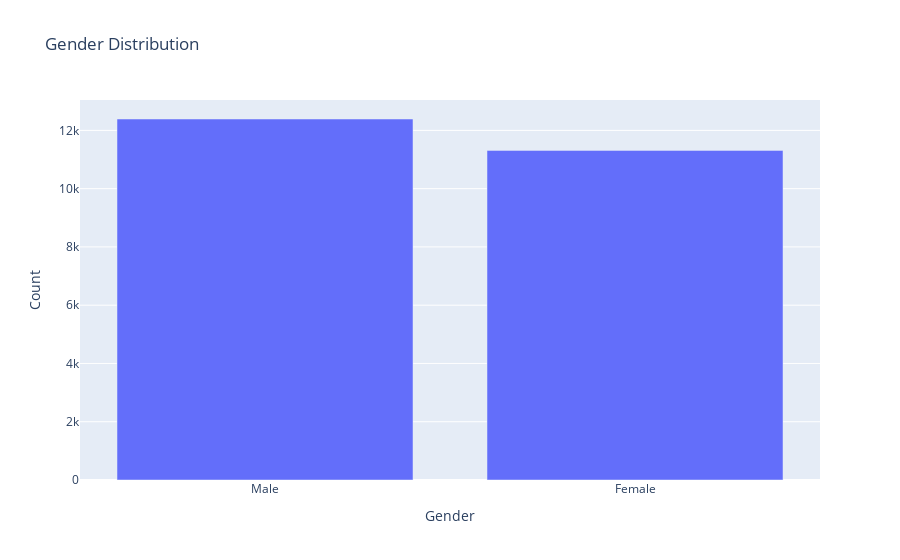

The cell this chart's notebook holds for it:
### Code cell
gender_counts = df['gender'].value_counts().reset_index()
gender_counts.columns = ['gender', 'count']

gender_counts['gender'] = gender_counts['gender'].replace({0: 'Male', 1: 'Female'})

fig = px.bar(gender_counts, x='gender', y='count', title='Gender Distribution', labels={'count':'Count', 'gender':'Gender'})
fig.show()

### Figure 1 — Plotly figure (JSON) as saved in the notebook; plotly's stock layout.template omitted (floating-point values rounded to 4 significant figures)
{"data": [{"alignmentgroup": "True", "hovertemplate": "Gender=%{x}<br>Count=%{y}<extra></extra>", "legendgroup": "", "marker": {"color": "#636efa", "pattern": {"shape": ""}}, "name": "", "offsetgroup": "", "orientation": "v", "showlegend": false, "textposition": "auto", "type": "bar", "x": ["Male", "Female"], "xaxis": "x", "y": [12391, 11314], "yaxis": "y"}], "layout": {"barmode": "relative", "legend": {"tracegroupgap": 0}, "title": {"text": "Gender Distribution"}, "xaxis": {"anchor": "y", "domain": [0, 1], "title": {"text": "Gender"}}, "yaxis": {"anchor": "x", "domain": [0, 1], "title": {"text": "Count"}}}}
